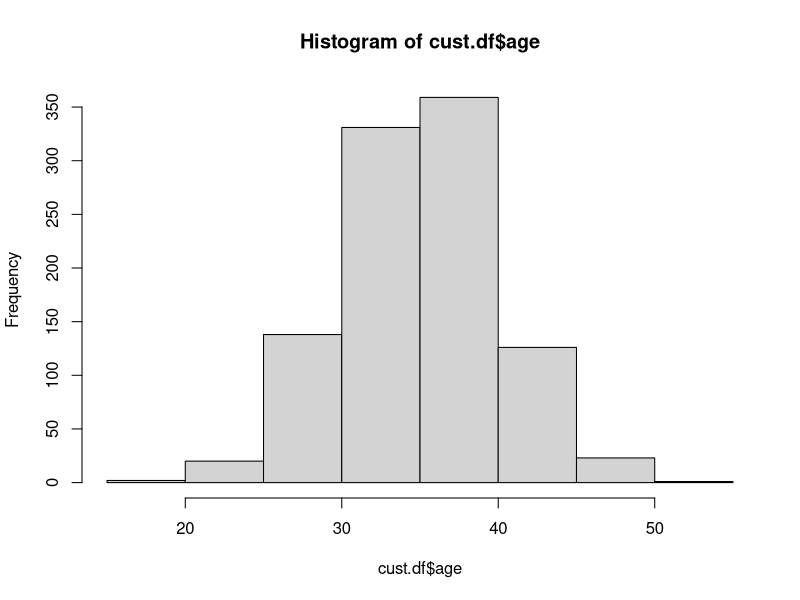
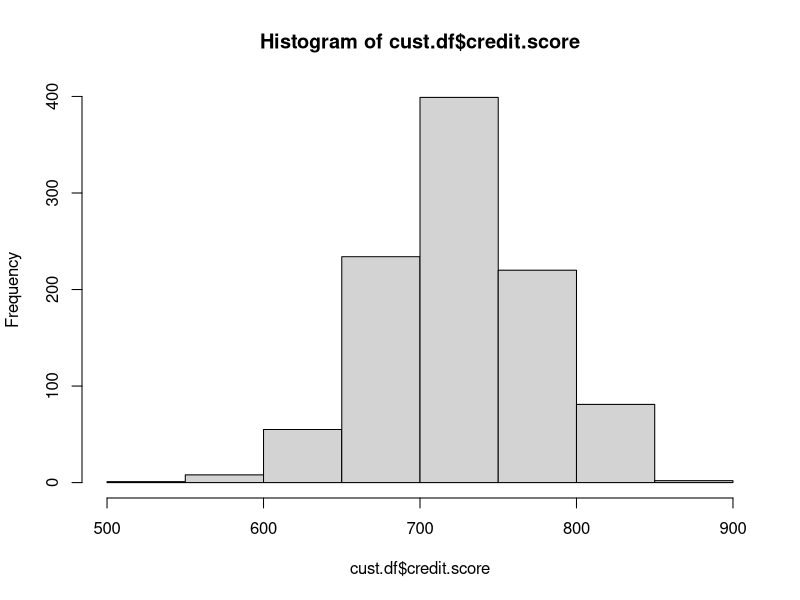
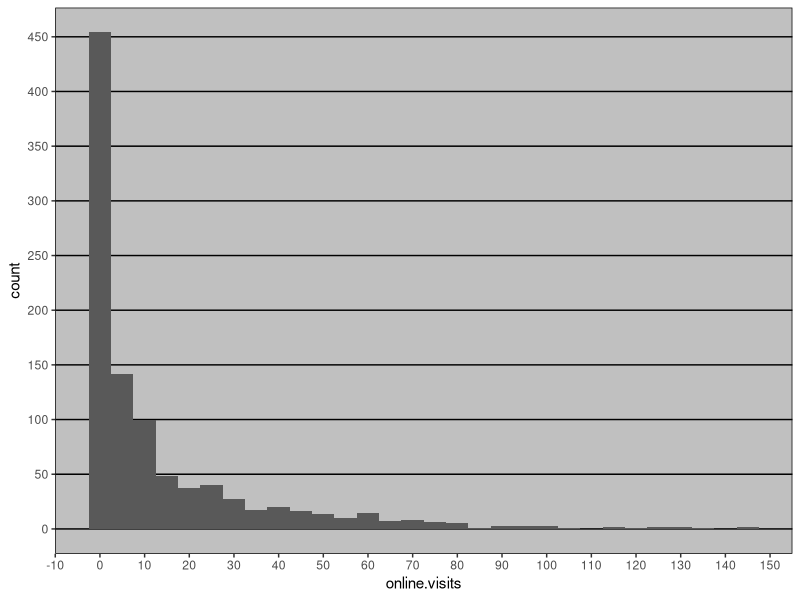
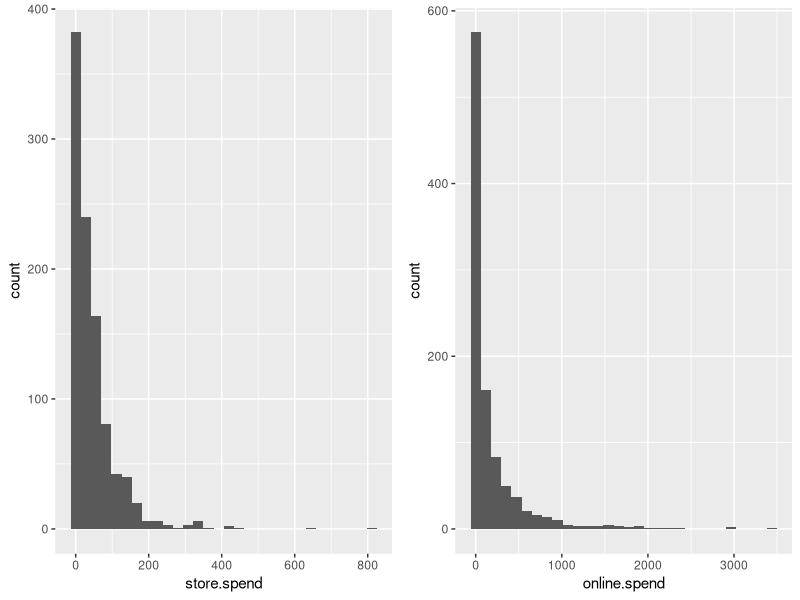
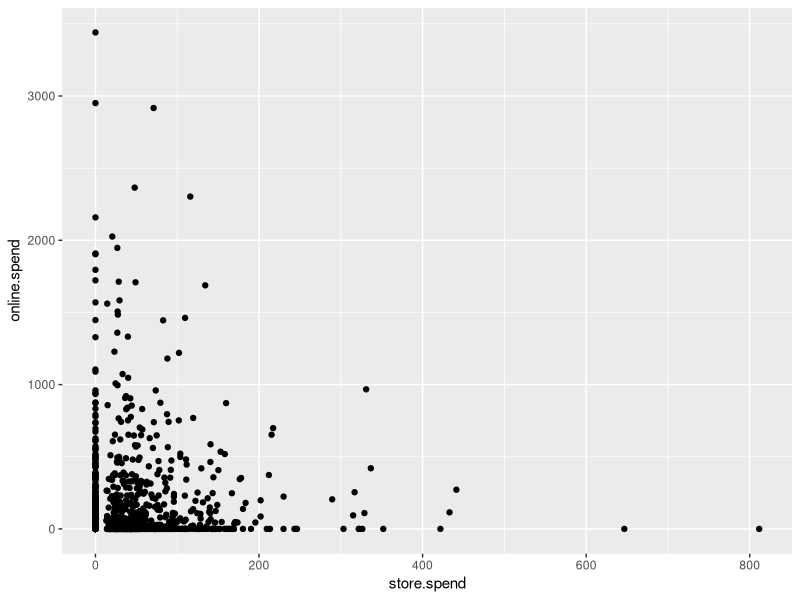
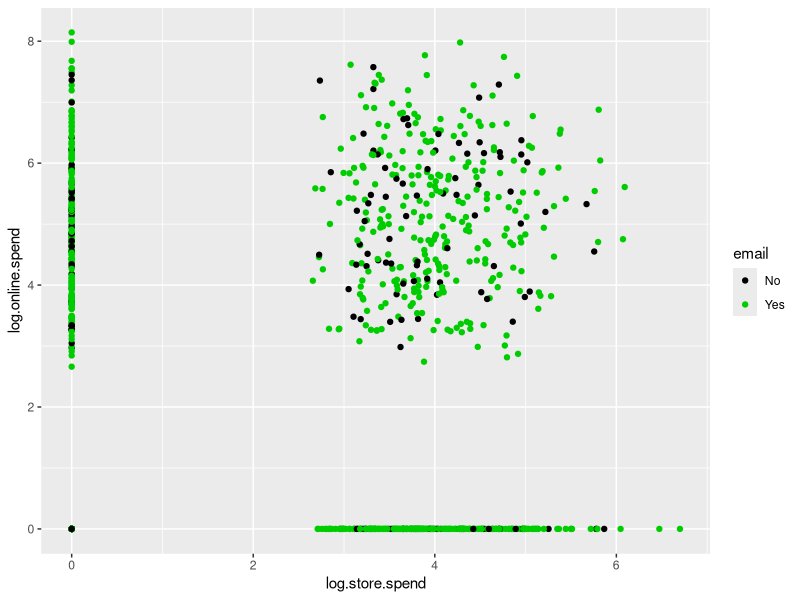
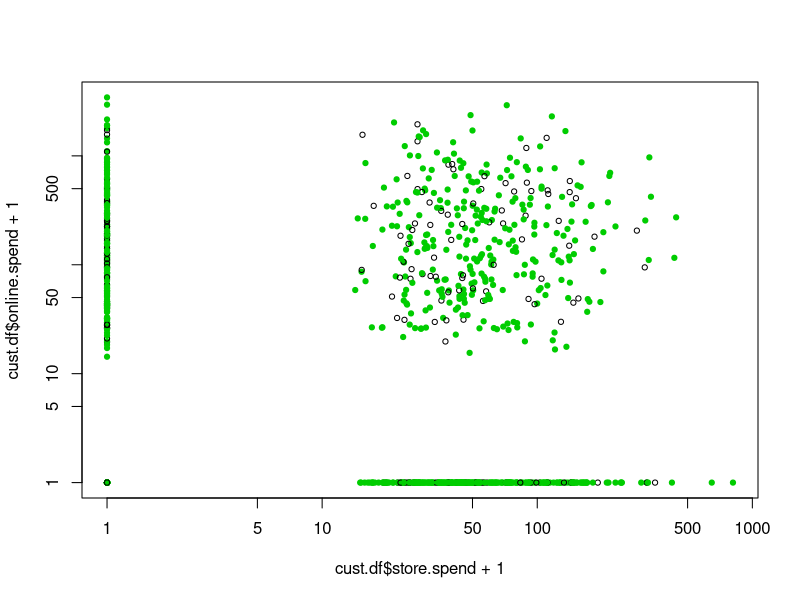

Source code (R) for these figures, in order:
# Multiple (continuous) variable relationships: 
# Dataset for 1000 customers for online + physical retailer
library(tidyverse)
library(ggplot2)
library(ggthemes)
library(scales)

set.seed(21821)
ncust <- 1000
cust.df <- data.frame(cust.id = as.factor(c(1:ncust)))
# By declaring 'ncust' variable with # of customers, allows for ease of create new dataset 
# with different number of customers by changing only 1 line and re-run rest!

# Customer's age:
cust.df$age <- rnorm(n = ncust, mean =35, sd = 5)
hist(cust.df$age)
# Customer's credit score:
# Score related to customer age (older assumed higher credit scores, on avg.)
cust.df$credit.score <- rnorm(n = ncust, mean = 3*cust.df$age + 620, sd = 50)
hist(cust.df$credit.score)

# Customer's email on file? Y/N:
cust.df$email <- factor(sample(c("Yes", "No"), size = ncust, replace = TRUE, prob = c(0.8, 0.2)))

# Customer physical distance from store:
# Use exponential of normal distribution for positive values, many distances close, few 
# distances that are far. 
cust.df$distance.to.store <- exp(rnorm(n = ncust, mean = 2, sd = 1.2))
# OR use rlnorm() function for this lognormal distribution:
cust.df$distance.to.store <- rlnorm(n = ncust, meanlog = 2, sdlog = 1.2)

summary(cust.df)

# In-store and Online store sales data: 
# Visits, transactions, spending.
# Use negative binomial distribution, rnbinom(),
# For discrete variables, counts of events over time. Positive values, long right-tail, 
# Most customers = few visits, few customers = many visits
cust.df$online.visits <- rnbinom(ncust, size = 0.3, # size = degree of dispersion(variation)
                                 mu = 15 + ifelse(cust.df$email == "yes", 15, 0) -
                                   0.7 * (cust.df$age - median(cust.df$age)))
# avg. of 15 visits for customers with email in system (ifelse). 
# younger age = ^visits
cust.df %>% 
  filter(online.visits < 150) %>% 
  ggplot(aes(x = online.visits)) + geom_histogram(binwidth = 5) +
  scale_x_continuous(breaks = pretty_breaks(n = 20)) +
  scale_y_continuous(breaks = pretty_breaks(n = 15)) +
  theme_excel()

# Assumption: Each online visit = 30% chance of ordering, rbinom()
# Assumption: $ amount spent = lognormal distribution:
cust.df$online.trans <- rbinom(ncust, size = cust.df$online.visits, prob = 0.3)
cust.df$online.spend <- rlnorm(ncust, meanlog = 3.5, sdlog = 0.4) * cust.df$online.trans
# random value for amount/transaction multiplied by # online transactions for TOTAL SPEND.

cust.df$store.trans <- rnbinom(ncust, size = 5, mu = 3 / sqrt(cust.df$distance.to.store))
cust.df$store.spend <- rlnorm(ncust, meanlog = 3.5, sdlog = 0.4) * cust.df$store.trans

summary(cust.df)

# Customer satisfaction survey data: 
# Overall satisfaction = Service + Selection satisfaction criterion. 
# Assumption: customer responses based on unobserved "overall" satisfaction levels along
# with specific levels of service + selection. 
sat.overall <- rnorm(ncust, mean = 3.1, sd = 0.7)
summary(sat.overall)

?floor()
# Use floor() function to convert continuous random variables from rnorm() to discrete &
# ordinal scale used in survey responses ("Very Unsatisfied", "Satisfied", etc.).
sat.service <- floor(sat.overall + rnorm(ncust, mean = 0.5, sd = 0.4))
sat.selection <- floor(sat.overall + rnorm(ncust, mean = -0.2, sd = 0.6))
summary(cbind(sat.service, sat.selection))
# sat.service    sat.selection   
# Min.   :1.000   Min.   :-1.000  
# 1st Qu.:3.000   1st Qu.: 2.000  
# Median :3.000   Median : 2.000  
# Mean   :3.118   Mean   : 2.393  
# 3rd Qu.:4.000   3rd Qu.: 3.000  
# Max.   :6.000   Max.   : 6.000

# Satisfaction items typically on 5-point scale. Replace values > 5 with 5 and < 1 with 1.

sat.service[sat.service > 5] <- 5
sat.service[sat.service < 1] <- 1
sat.selection[sat.selection > 5] <- 5
sat.selection[sat.selection < 1] <- 1

summary(cbind(sat.service, sat.selection))
# sat.service    sat.selection  
# Min.   :1.000   Min.   :1.000  
# 1st Qu.:3.000   1st Qu.:2.000  
# Median :3.000   Median :2.000  
# Mean   :3.115   Mean   :2.422  
# 3rd Qu.:4.000   3rd Qu.:3.000  
# Max.   :5.000   Max.   :5.000

# Some customers NOT respond to surveys. Eliminate certain # of answers for subset of those
# customers who did not respond. Create 'no.response' variable with T/F values. 
# Assign those with TRUE in no.response with NA values in survey response 
no.response <- as.logical(rbinom(ncust, size = 1, prob = cust.df$age / 100))
sat.service[no.response] <- NA
sat.selection[no.response] <- NA

summary(cbind(sat.service, sat.selection))

cust.df$sat.service <- sat.service
cust.df$sat.selection <- sat.selection

rm(ncust, sat.overall, sat.service, sat.selection, no.response)


# Scatterplots
str(cust.df)

cust.df %>% 
  ggplot(aes(x = age, y = credit.score)) + 
  geom_point(color = I("blue"), shape = 1) + scale_shape(solid = FALSE) +
  geom_hline(yintercept = mean(cust.df$credit.score), color = "dark blue", linetype = 2, size = 0.75) +
  geom_vline(xintercept = mean(cust.df$age), color = "darkblue", linetype = 2, size = 0.75) +
  scale_y_continuous(limits = c(500, 900), breaks = pretty_breaks(n = 10)) + 
  scale_x_continuous(limits = c(15, 55), breaks = pretty_breaks(n = 10)) +
  xlab("Age") + ylab("Credit Score") +
  ggtitle("Active Customers for SuperMarketStore (2015)") +
  theme(plot.title = element_text(hjust = 0.5))

par(mfrow = c(1,2))

hist1 <- cust.df %>% 
  ggplot(aes(x = store.spend)) + geom_histogram()

hist2 <- cust.df %>% 
  ggplot(aes(x = online.spend)) + geom_histogram()
library(grid)
pushViewport(viewport(layout = grid.layout(1,2)))
print(hist1, vp = viewport(layout.pos.row = 1, layout.pos.col = 1))
print(hist2, vp = viewport(layout.pos.row = 1, layout.pos.col = 2))
graphics.off()

ggplot(cust.df, aes(store.spend, online.spend)) + geom_point()
# Hard to distinguish due to skew of non-spenders (store and online)

my.col <- c(I("black"), I("green3"))
my.pch <- c(1, 19)
as.numeric(cust.df$email)
# my.col[as.numeric(cust.df$email)]
my.col[cust.df$email]

log.store.spend <- log(cust.df$store.spend + 1)
log.online.spend <- log(cust.df$online.spend + 1)

ggplot(cust.df, aes(x = log.store.spend, y = log.online.spend)) + 
  geom_point(aes(colour = email)) + scale_color_manual(values = c("black", "green3"))
# Fix using log scale! 
?scale_fill_discrete

?geom_point()

plot(cust.df$store.spend + 1, cust.df$online.spend + 1, 
     cex = 0.7, log = "xy",
     col = my.col[cust.df$email], pch = my.pch[cust.df$email])


# Correlations:








